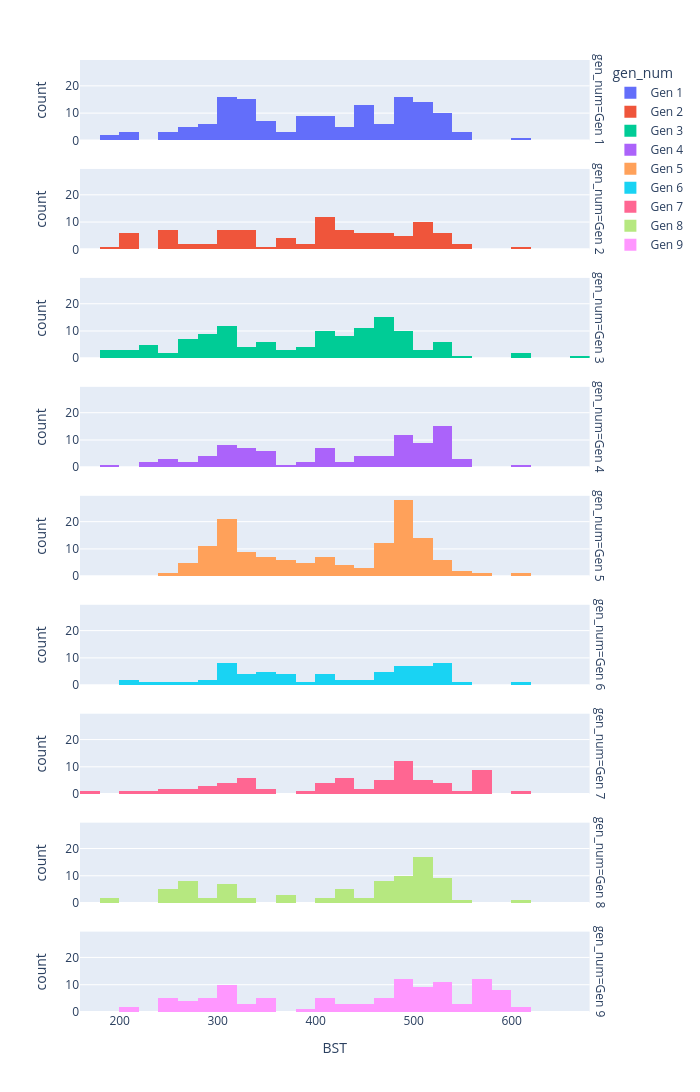

Write notebook code for a chart like this one.
### Code cell
bst_hist = px.histogram(
    std_df,
    x = 'BST',
    color = 'gen_num',
    facet_row = 'gen_num',
    width = 700,
    height = 2000
)

bst_hist.show()

### Figure 1 — Plotly figure (JSON) as saved in the notebook; plotly's stock layout.template omitted (floating-point values rounded to 4 significant figures; data arrays with more than 128 entries replaced by an {"elided": "..."} marker saying what was removed)
{"data": [{"bingroup": "x", "hovertemplate": "gen_num=Gen 1<br>BST=%{x}<br>count=%{y}<extra></extra>", "legendgroup": "Gen 1", "marker": {"color": "#636efa", "pattern": {"shape": ""}}, "name": "Gen 1", "orientation": "v", "showlegend": true, "type": "histogram", "x": {"elided": "146 int values"}, "xaxis": "x9", "yaxis": "y9"}, {"bingroup": "x", "hovertemplate": "gen_num=Gen 2<br>BST=%{x}<br>count=%{y}<extra></extra>", "legendgroup": "Gen 2", "marker": {"color": "#EF553B", "pattern": {"shape": ""}}, "name": "Gen 2", "orientation": "v", "showlegend": true, "type": "histogram", "x": [410, 318, 470, 365, 309, 510, 490, 314, 250, 420, 215, 525, 262, 525, 265, 490, 250, 405, 465, 330, 510, 205, 218, 210, 245, 320, 280, 250, 360, 180, 390, 210, 405, 435, 336, 455, 290, 415, 430, 300, 440, 505, 500, 430, 330, 250, 250, 410, 300, 330, 525, 405, 534, 405, 530, 415, 452, 390, 400, 460, 405, 450, 500, 500, 430, 450, 480, 465, 330, 330, 465, 250, 210, 305, 360, 365, 490, 300, 500, 540, 500, 515, 455, 405, 535, 500, 340, 460, 425, 430, 485, 540, 410, 600], "xaxis": "x8", "yaxis": "y8"}, {"bingroup": "x", "hovertemplate": "gen_num=Gen 3<br>BST=%{x}<br>count=%{y}<extra></extra>", "legendgroup": "Gen 3", "marker": {"color": "#00cc96", "pattern": {"shape": ""}}, "name": "Gen 3", "orientation": "v", "showlegend": true, "type": "histogram", "x": [540, 455, 310, 310, 310, 220, 240, 195, 220, 220, 270, 270, 198, 269, 295, 280, 266, 240, 237, 190, 375, 260, 440, 278, 518, 454, 460, 440, 670, 456, 236, 360, 490, 474, 380, 380, 330, 280, 295, 405, 405, 430, 430, 302, 305, 400, 305, 470, 330, 360, 290, 335, 310, 458, 458, 460, 460, 288, 308, 300, 355, 355, 200, 420, 440, 295, 295, 460, 465, 260, 300, 290, 345, 485, 330, 300, 300, 430, 480, 410, 530, 485, 485, 420, 600, 420, 405, 530, 405, 530, 405, 535, 420, 420, 205, 395, 205, 385, 340, 480, 340, 480, 455, 400, 530, 410, 475, 400, 467, 460, 500, 460, 470, 340, 520, 475, 490, 468, 468, 500, 495, 495, 455, 455, 600], "xaxis": "x7", "yaxis": "y7"}, {"bingroup": "x", "hovertemplate": "gen_num=Gen 4<br>BST=%{x}<br>count=%{y}<extra></extra>", "legendgroup": "Gen 4", "marker": {"color": "#ab63fa", "pattern": {"shape": ""}}, "name": "Gen 4", "orientation": "v", "showlegend": true, "type": "histogram", "x": [318, 309, 314, 245, 250, 194, 263, 280, 350, 350, 224, 244, 405, 330, 275, 325, 348, 350, 310, 285, 329, 300, 290, 310, 220, 411, 485, 300, 390, 285, 330, 330, 300, 405, 405, 534, 405, 485, 410, 384, 363, 523, 515, 495, 495, 424, 424, 474, 495, 450, 475, 482, 498, 480, 495, 505, 452, 479, 500, 410, 600, 525, 525, 500, 454, 330, 345, 334, 440, 460, 494, 510, 535, 515, 535, 535, 540, 540, 545, 515, 525, 525, 510, 535, 518, 525, 525, 480, 525, 530, 340, 490, 530], "xaxis": "x6", "yaxis": "y6"}, {"bingroup": "x", "hovertemplate": "gen_num=Gen 5<br>BST=%{x}<br>count=%{y}<extra></extra>", "legendgroup": "Gen 5", "marker": {"color": "#FFA15A", "pattern": {"shape": ""}}, "name": "Gen 5", "orientation": "v", "showlegend": true, "type": "histogram", "x": {"elided": "143 int values"}, "xaxis": "x5", "yaxis": "y5"}, {"bingroup": "x", "hovertemplate": "gen_num=Gen 6<br>BST=%{x}<br>count=%{y}<extra></extra>", "legendgroup": "Gen 6", "marker": {"color": "#19d3f3", "pattern": {"shape": ""}}, "name": "Gen 6", "orientation": "v", "showlegend": true, "type": "histogram", "x": [313, 307, 314, 237, 278, 200, 369, 303, 350, 348, 472, 355, 325, 341, 341, 288, 405, 530, 409, 534, 405, 530, 423, 382, 499, 213, 507, 371, 552, 531, 495, 466, 448, 500, 462, 480, 306, 320, 330, 289, 362, 362, 500, 431, 500, 300, 470, 309, 335, 304, 245, 500, 494, 500, 481, 521, 525, 452, 600, 474, 494, 514, 535, 411, 482, 521], "xaxis": "x4", "yaxis": "y4"}, {"bingroup": "x", "hovertemplate": "gen_num=Gen 7<br>BST=%{x}<br>count=%{y}<extra></extra>", "legendgroup": "Gen 7", "marker": {"color": "#FF6692", "pattern": {"shape": ""}}, "name": "Gen 7", "orientation": "v", "showlegend": true, "type": "histogram", "x": [320, 320, 320, 265, 253, 300, 338, 476, 304, 280, 175, 305, 385, 269, 250, 285, 320, 340, 210, 485, 420, 530, 420, 530, 530, 355, 485, 418, 400, 500, 478, 464, 487, 495, 500, 454, 480, 405, 480, 500, 290, 490, 490, 230, 320, 410, 440, 480, 485, 435, 476, 475, 485, 517, 300, 570, 570, 570, 570, 570, 570, 570, 420, 570, 570, 420, 600, 540, 420, 510, 530, 480], "xaxis": "x3", "yaxis": "y3"}, {"bingroup": "x", "hovertemplate": "gen_num=Gen 8<br>BST=%{x}<br>count=%{y}<extra></extra>", "legendgroup": "Gen 8", "marker": {"color": "#B6E880", "pattern": {"shape": ""}}, "name": "Gen 8", "orientation": "v", "showlegend": true, "type": "histogram", "x": [310, 310, 310, 275, 245, 180, 245, 250, 270, 284, 270, 240, 260, 420, 530, 420, 530, 420, 530, 460, 365, 495, 335, 455, 460, 490, 485, 490, 410, 510, 485, 315, 475, 280, 242, 305, 310, 308, 265, 265, 270, 470, 435, 185, 470, 470, 475, 436, 330, 505, 505, 505, 505, 535, 270, 510, 490, 502, 525, 480, 508, 370, 510, 370, 520, 440, 510, 507, 520, 483, 495, 475, 500, 410, 600, 525, 500, 530, 510, 510, 505, 485, 510, 550], "xaxis": "x2", "yaxis": "y2"}, {"bingroup": "x", "hovertemplate": "gen_num=Gen 9<br>BST=%{x}<br>count=%{y}<extra></extra>", "legendgroup": "Gen 9", "marker": {"color": "#FF97FF", "pattern": {"shape": ""}}, "name": "Gen 9", "orientation": "v", "showlegend": true, "type": "histogram", "x": [210, 310, 310, 310, 254, 210, 410, 530, 411, 530, 410, 530, 489, 404, 240, 305, 312, 260, 417, 280, 255, 272, 280, 340, 290, 275, 335, 450, 304, 270, 255, 297, 245, 485, 315, 300, 501, 480, 350, 290, 500, 334, 478, 530, 475, 570, 570, 570, 570, 570, 570, 570, 570, 570, 570, 570, 570, 320, 350, 490, 470, 477, 354, 355, 500, 525, 525, 495, 490, 505, 485, 480, 515, 486, 470, 481, 380, 506, 425, 457, 525, 488, 521, 535, 430, 520, 520, 550, 300, 590, 590, 590, 590, 308, 590, 590, 590, 590, 550, 485, 508, 600, 540, 450, 510, 500, 423, 600], "xaxis": "x", "yaxis": "y"}], "layout": {"annotations": [{"font": {}, "showarrow": false, "text": "gen_num=Gen 9", "textangle": 90, "x": 0.98, "xanchor": "left", "xref": "paper", "y": 0.04222, "yanchor": "middle", "yref": "paper"}, {"font": {}, "showarrow": false, "text": "gen_num=Gen 8", "textangle": 90, "x": 0.98, "xanchor": "left", "xref": "paper", "y": 0.1567, "yanchor": "middle", "yref": "paper"}, {"font": {}, "showarrow": false, "text": "gen_num=Gen 7", "textangle": 90, "x": 0.98, "xanchor": "left", "xref": "paper", "y": 0.2711, "yanchor": "middle", "yref": "paper"}, {"font": {}, "showarrow": false, "text": "gen_num=Gen 6", "textangle": 90, "x": 0.98, "xanchor": "left", "xref": "paper", "y": 0.3856, "yanchor": "middle", "yref": "paper"}, {"font": {}, "showarrow": false, "text": "gen_num=Gen 5", "textangle": 90, "x": 0.98, "xanchor": "left", "xref": "paper", "y": 0.5, "yanchor": "middle", "yref": "paper"}, {"font": {}, "showarrow": false, "text": "gen_num=Gen 4", "textangle": 90, "x": 0.98, "xanchor": "left", "xref": "paper", "y": 0.6144, "yanchor": "middle", "yref": "paper"}, {"font": {}, "showarrow": false, "text": "gen_num=Gen 3", "textangle": 90, "x": 0.98, "xanchor": "left", "xref": "paper", "y": 0.7289, "yanchor": "middle", "yref": "paper"}, {"font": {}, "showarrow": false, "text": "gen_num=Gen 2", "textangle": 90, "x": 0.98, "xanchor": "left", "xref": "paper", "y": 0.8433, "yanchor": "middle", "yref": "paper"}, {"font": {}, "showarrow": false, "text": "gen_num=Gen 1", "textangle": 90, "x": 0.98, "xanchor": "left", "xref": "paper", "y": 0.9578, "yanchor": "middle", "yref": "paper"}], "barmode": "relative", "height": 2000, "legend": {"title": {"text": "gen_num"}, "tracegroupgap": 0}, "margin": {"t": 60}, "width": 700, "xaxis": {"anchor": "y", "domain": [0, 0.98], "title": {"text": "BST"}}, "xaxis2": {"anchor": "y2", "domain": [0, 0.98], "matches": "x", "showticklabels": false}, "xaxis3": {"anchor": "y3", "domain": [0, 0.98], "matches": "x", "showticklabels": false}, "xaxis4": {"anchor": "y4", "domain": [0, 0.98], "matches": "x", "showticklabels": false}, "xaxis5": {"anchor": "y5", "domain": [0, 0.98], "matches": "x", "showticklabels": false}, "xaxis6": {"anchor": "y6", "domain": [0, 0.98], "matches": "x", "showticklabels": false}, "xaxis7": {"anchor": "y7", "domain": [0, 0.98], "matches": "x", "showticklabels": false}, "xaxis8": {"anchor": "y8", "domain": [0, 0.98], "matches": "x", "showticklabels": false}, "xaxis9": {"anchor": "y9", "domain": [0, 0.98], "matches": "x", "showticklabels": false}, "yaxis": {"anchor": "x", "domain": [0, 0.08444], "title": {"text": "count"}}, "yaxis2": {"anchor": "x2", "domain": [0.1144, 0.1989], "matches": "y", "title": {"text": "count"}}, "yaxis3": {"anchor": "x3", "domain": [0.2289, 0.3133], "matches": "y", "title": {"text": "count"}}, "yaxis4": {"anchor": "x4", "domain": [0.3433, 0.4278], "matches": "y", "title": {"text": "count"}}, "yaxis5": {"anchor": "x5", "domain": [0.4578, 0.5422], "matches": "y", "title": {"text": "count"}}, "yaxis6": {"anchor": "x6", "domain": [0.5722, 0.6567], "matches": "y", "title": {"text": "count"}}, "yaxis7": {"anchor": "x7", "domain": [0.6867, 0.7711], "matches": "y", "title": {"text": "count"}}, "yaxis8": {"anchor": "x8", "domain": [0.8011, 0.8856], "matches": "y", "title": {"text": "count"}}, "yaxis9": {"anchor": "x9", "domain": [0.9156, 1], "matches": "y", "title": {"text": "count"}}}}
